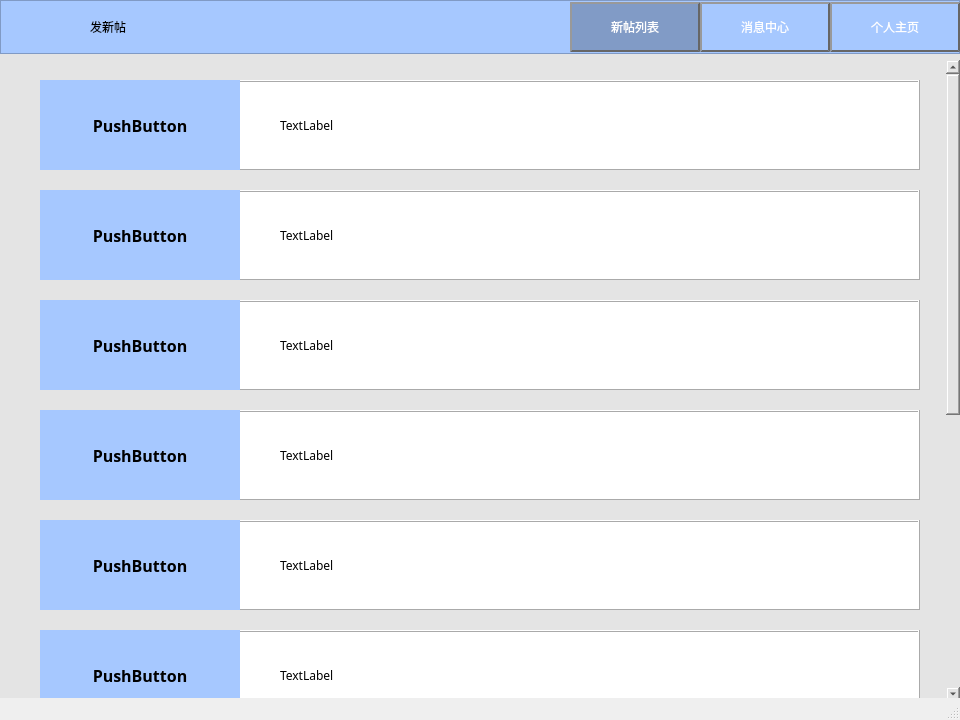
<?xml version="1.0" encoding="UTF-8"?>
<ui version="4.0">
 <class>NewPost</class>
 <widget class="QMainWindow" name="NewPost">
  <property name="geometry">
   <rect>
    <x>0</x>
    <y>0</y>
    <width>960</width>
    <height>720</height>
   </rect>
  </property>
  <property name="windowTitle">
   <string>MainWindow</string>
  </property>
  <widget class="QWidget" name="centralwidget">
   <property name="styleSheet">
    <string notr="true">background-color: rgb(228, 228, 228);</string>
   </property>
   <widget class="QScrollArea" name="scrollArea">
    <property name="geometry">
     <rect>
      <x>0</x>
      <y>60</y>
      <width>960</width>
      <height>641</height>
     </rect>
    </property>
    <property name="focusPolicy">
     <enum>Qt::NoFocus</enum>
    </property>
    <property name="frameShape">
     <enum>QFrame::NoFrame</enum>
    </property>
    <property name="verticalScrollBarPolicy">
     <enum>Qt::ScrollBarAsNeeded</enum>
    </property>
    <property name="widgetResizable">
     <bool>false</bool>
    </property>
    <widget class="QWidget" name="scrollAreaWidgetContents">
     <property name="geometry">
      <rect>
       <x>0</x>
       <y>0</y>
       <width>939</width>
       <height>1150</height>
      </rect>
     </property>
     <widget class="QFrame" name="frame_1">
      <property name="geometry">
       <rect>
        <x>40</x>
        <y>20</y>
        <width>880</width>
        <height>90</height>
       </rect>
      </property>
      <property name="styleSheet">
       <string notr="true">background-color: rgb(255, 255, 255);</string>
      </property>
      <property name="frameShape">
       <enum>QFrame::Box</enum>
      </property>
      <property name="frameShadow">
       <enum>QFrame::Raised</enum>
      </property>
      <widget class="QLabel" name="label_text_1">
       <property name="geometry">
        <rect>
         <x>240</x>
         <y>10</y>
         <width>465</width>
         <height>70</height>
        </rect>
       </property>
       <property name="font">
        <font>
         <family>微软雅黑</family>
        </font>
       </property>
       <property name="text">
        <string>TextLabel</string>
       </property>
      </widget>
      <widget class="QPushButton" name="pushButton_id_1">
       <property name="geometry">
        <rect>
         <x>0</x>
         <y>0</y>
         <width>200</width>
         <height>90</height>
        </rect>
       </property>
       <property name="font">
        <font>
         <family>微软雅黑</family>
         <pointsize>12</pointsize>
         <weight>75</weight>
         <bold>true</bold>
        </font>
       </property>
       <property name="focusPolicy">
        <enum>Qt::NoFocus</enum>
       </property>
       <property name="styleSheet">
        <string notr="true"/>
       </property>
       <property name="text">
        <string>PushButton</string>
       </property>
       <property name="default">
        <bool>false</bool>
       </property>
       <property name="flat">
        <bool>true</bool>
       </property>
      </widget>
      <widget class="QLabel" name="label_id_1">
       <property name="geometry">
        <rect>
         <x>0</x>
         <y>0</y>
         <width>200</width>
         <height>90</height>
        </rect>
       </property>
       <property name="font">
        <font>
         <family>微软雅黑</family>
         <pointsize>12</pointsize>
         <weight>75</weight>
         <bold>true</bold>
        </font>
       </property>
       <property name="styleSheet">
        <string notr="true">background-color: rgb(166, 200, 255);</string>
       </property>
       <property name="text">
        <string/>
       </property>
       <property name="alignment">
        <set>Qt::AlignCenter</set>
       </property>
      </widget>
      <zorder>label_id_1</zorder>
      <zorder>label_text_1</zorder>
      <zorder>pushButton_id_1</zorder>
     </widget>
     <widget class="QFrame" name="frame_2">
      <property name="geometry">
       <rect>
        <x>40</x>
        <y>130</y>
        <width>880</width>
        <height>90</height>
       </rect>
      </property>
      <property name="styleSheet">
       <string notr="true">background-color: rgb(255, 255, 255);</string>
      </property>
      <property name="frameShape">
       <enum>QFrame::Box</enum>
      </property>
      <property name="frameShadow">
       <enum>QFrame::Raised</enum>
      </property>
      <widget class="QLabel" name="label_text_2">
       <property name="geometry">
        <rect>
         <x>240</x>
         <y>10</y>
         <width>465</width>
         <height>70</height>
        </rect>
       </property>
       <property name="font">
        <font>
         <family>微软雅黑</family>
        </font>
       </property>
       <property name="text">
        <string>TextLabel</string>
       </property>
      </widget>
      <widget class="QLabel" name="label_id_2">
       <property name="geometry">
        <rect>
         <x>0</x>
         <y>0</y>
         <width>200</width>
         <height>90</height>
        </rect>
       </property>
       <property name="font">
        <font>
         <family>微软雅黑</family>
         <pointsize>12</pointsize>
         <weight>75</weight>
         <bold>true</bold>
        </font>
       </property>
       <property name="styleSheet">
        <string notr="true">background-color: rgb(166, 200, 255);</string>
       </property>
       <property name="text">
        <string/>
       </property>
       <property name="alignment">
        <set>Qt::AlignCenter</set>
       </property>
      </widget>
      <widget class="QPushButton" name="pushButton_id_2">
       <property name="geometry">
        <rect>
         <x>0</x>
         <y>0</y>
         <width>200</width>
         <height>90</height>
        </rect>
       </property>
       <property name="font">
        <font>
         <family>微软雅黑</family>
         <pointsize>12</pointsize>
         <weight>75</weight>
         <bold>true</bold>
        </font>
       </property>
       <property name="focusPolicy">
        <enum>Qt::NoFocus</enum>
       </property>
       <property name="styleSheet">
        <string notr="true"/>
       </property>
       <property name="text">
        <string>PushButton</string>
       </property>
       <property name="default">
        <bool>false</bool>
       </property>
       <property name="flat">
        <bool>true</bool>
       </property>
      </widget>
     </widget>
     <widget class="QFrame" name="frame_3">
      <property name="geometry">
       <rect>
        <x>40</x>
        <y>240</y>
        <width>880</width>
        <height>90</height>
       </rect>
      </property>
      <property name="styleSheet">
       <string notr="true">background-color: rgb(255, 255, 255);</string>
      </property>
      <property name="frameShape">
       <enum>QFrame::Box</enum>
      </property>
      <property name="frameShadow">
       <enum>QFrame::Raised</enum>
      </property>
      <widget class="QLabel" name="label_text_3">
       <property name="geometry">
        <rect>
         <x>240</x>
         <y>10</y>
         <width>465</width>
         <height>70</height>
        </rect>
       </property>
       <property name="font">
        <font>
         <family>微软雅黑</family>
        </font>
       </property>
       <property name="text">
        <string>TextLabel</string>
       </property>
      </widget>
      <widget class="QLabel" name="label_id_3">
       <property name="geometry">
        <rect>
         <x>0</x>
         <y>0</y>
         <width>200</width>
         <height>90</height>
        </rect>
       </property>
       <property name="font">
        <font>
         <family>微软雅黑</family>
         <pointsize>12</pointsize>
         <weight>75</weight>
         <bold>true</bold>
        </font>
       </property>
       <property name="styleSheet">
        <string notr="true">background-color: rgb(166, 200, 255);</string>
       </property>
       <property name="text">
        <string/>
       </property>
       <property name="alignment">
        <set>Qt::AlignCenter</set>
       </property>
      </widget>
      <widget class="QPushButton" name="pushButton_id_3">
       <property name="geometry">
        <rect>
         <x>0</x>
         <y>0</y>
         <width>200</width>
         <height>90</height>
        </rect>
       </property>
       <property name="font">
        <font>
         <family>微软雅黑</family>
         <pointsize>12</pointsize>
         <weight>75</weight>
         <bold>true</bold>
        </font>
       </property>
       <property name="focusPolicy">
        <enum>Qt::NoFocus</enum>
       </property>
       <property name="styleSheet">
        <string notr="true"/>
       </property>
       <property name="text">
        <string>PushButton</string>
       </property>
       <property name="default">
        <bool>false</bool>
       </property>
       <property name="flat">
        <bool>true</bool>
       </property>
      </widget>
     </widget>
     <widget class="QFrame" name="frame_4">
      <property name="geometry">
       <rect>
        <x>40</x>
        <y>350</y>
        <width>880</width>
        <height>90</height>
       </rect>
      </property>
      <property name="styleSheet">
       <string notr="true">background-color: rgb(255, 255, 255);</string>
      </property>
      <property name="frameShape">
       <enum>QFrame::Box</enum>
      </property>
      <property name="frameShadow">
       <enum>QFrame::Raised</enum>
      </property>
      <widget class="QLabel" name="label_text_4">
       <property name="geometry">
        <rect>
         <x>240</x>
         <y>10</y>
         <width>465</width>
         <height>70</height>
        </rect>
       </property>
       <property name="font">
        <font>
         <family>微软雅黑</family>
        </font>
       </property>
       <property name="text">
        <string>TextLabel</string>
       </property>
      </widget>
      <widget class="QLabel" name="label_id_4">
       <property name="geometry">
        <rect>
         <x>0</x>
         <y>0</y>
         <width>200</width>
         <height>90</height>
        </rect>
       </property>
       <property name="font">
        <font>
         <family>微软雅黑</family>
         <pointsize>12</pointsize>
         <weight>75</weight>
         <bold>true</bold>
        </font>
       </property>
       <property name="styleSheet">
        <string notr="true">background-color: rgb(166, 200, 255);</string>
       </property>
       <property name="text">
        <string/>
       </property>
       <property name="alignment">
        <set>Qt::AlignCenter</set>
       </property>
      </widget>
      <widget class="QPushButton" name="pushButton_id_4">
       <property name="geometry">
        <rect>
         <x>0</x>
         <y>0</y>
         <width>200</width>
         <height>90</height>
        </rect>
       </property>
       <property name="font">
        <font>
         <family>微软雅黑</family>
         <pointsize>12</pointsize>
         <weight>75</weight>
         <bold>true</bold>
        </font>
       </property>
       <property name="focusPolicy">
        <enum>Qt::NoFocus</enum>
       </property>
       <property name="styleSheet">
        <string notr="true"/>
       </property>
       <property name="text">
        <string>PushButton</string>
       </property>
       <property name="default">
        <bool>false</bool>
       </property>
       <property name="flat">
        <bool>true</bool>
       </property>
      </widget>
     </widget>
     <widget class="QFrame" name="frame_5">
      <property name="geometry">
       <rect>
        <x>40</x>
        <y>460</y>
        <width>880</width>
        <height>90</height>
       </rect>
      </property>
      <property name="styleSheet">
       <string notr="true">background-color: rgb(255, 255, 255);</string>
      </property>
      <property name="frameShape">
       <enum>QFrame::Box</enum>
      </property>
      <property name="frameShadow">
       <enum>QFrame::Raised</enum>
      </property>
      <widget class="QLabel" name="label_text_5">
       <property name="geometry">
        <rect>
         <x>240</x>
         <y>10</y>
         <width>465</width>
         <height>70</height>
        </rect>
       </property>
       <property name="font">
        <font>
         <family>微软雅黑</family>
        </font>
       </property>
       <property name="text">
        <string>TextLabel</string>
       </property>
      </widget>
      <widget class="QLabel" name="label_id_5">
       <property name="geometry">
        <rect>
         <x>0</x>
         <y>0</y>
         <width>200</width>
         <height>90</height>
        </rect>
       </property>
       <property name="font">
        <font>
         <family>微软雅黑</family>
         <pointsize>12</pointsize>
         <weight>75</weight>
         <bold>true</bold>
        </font>
       </property>
       <property name="styleSheet">
        <string notr="true">background-color: rgb(166, 200, 255);</string>
       </property>
       <property name="text">
        <string/>
       </property>
       <property name="alignment">
        <set>Qt::AlignCenter</set>
       </property>
      </widget>
      <widget class="QPushButton" name="pushButton_id_5">
       <property name="geometry">
        <rect>
         <x>0</x>
         <y>0</y>
         <width>200</width>
         <height>90</height>
        </rect>
       </property>
       <property name="font">
        <font>
         <family>微软雅黑</family>
         <pointsize>12</pointsize>
         <weight>75</weight>
         <bold>true</bold>
        </font>
       </property>
       <property name="focusPolicy">
        <enum>Qt::NoFocus</enum>
       </property>
       <property name="styleSheet">
        <string notr="true"/>
       </property>
       <property name="text">
        <string>PushButton</string>
       </property>
       <property name="default">
        <bool>false</bool>
       </property>
       <property name="flat">
        <bool>true</bool>
       </property>
      </widget>
     </widget>
     <widget class="QFrame" name="frame_6">
      <property name="geometry">
       <rect>
        <x>40</x>
        <y>570</y>
        <width>880</width>
        <height>90</height>
       </rect>
      </property>
      <property name="styleSheet">
       <string notr="true">background-color: rgb(255, 255, 255);</string>
      </property>
      <property name="frameShape">
       <enum>QFrame::Box</enum>
      </property>
      <property name="frameShadow">
       <enum>QFrame::Raised</enum>
      </property>
      <widget class="QLabel" name="label_text_6">
       <property name="geometry">
        <rect>
         <x>240</x>
         <y>10</y>
         <width>465</width>
         <height>70</height>
        </rect>
       </property>
       <property name="font">
        <font>
         <family>微软雅黑</family>
        </font>
       </property>
       <property name="text">
        <string>TextLabel</string>
       </property>
      </widget>
      <widget class="QLabel" name="label_id_6">
       <property name="geometry">
        <rect>
         <x>0</x>
         <y>0</y>
         <width>200</width>
         <height>90</height>
        </rect>
       </property>
       <property name="font">
        <font>
         <family>微软雅黑</family>
         <pointsize>12</pointsize>
         <weight>75</weight>
         <bold>true</bold>
        </font>
       </property>
       <property name="styleSheet">
        <string notr="true">background-color: rgb(166, 200, 255);</string>
       </property>
       <property name="text">
        <string/>
       </property>
       <property name="alignment">
        <set>Qt::AlignCenter</set>
       </property>
      </widget>
      <widget class="QPushButton" name="pushButton_id_6">
       <property name="geometry">
        <rect>
         <x>0</x>
         <y>0</y>
         <width>200</width>
         <height>90</height>
        </rect>
       </property>
       <property name="font">
        <font>
         <family>微软雅黑</family>
         <pointsize>12</pointsize>
         <weight>75</weight>
         <bold>true</bold>
        </font>
       </property>
       <property name="focusPolicy">
        <enum>Qt::NoFocus</enum>
       </property>
       <property name="styleSheet">
        <string notr="true"/>
       </property>
       <property name="text">
        <string>PushButton</string>
       </property>
       <property name="default">
        <bool>false</bool>
       </property>
       <property name="flat">
        <bool>true</bool>
       </property>
      </widget>
     </widget>
     <widget class="QFrame" name="frame_7">
      <property name="geometry">
       <rect>
        <x>40</x>
        <y>680</y>
        <width>880</width>
        <height>90</height>
       </rect>
      </property>
      <property name="styleSheet">
       <string notr="true">background-color: rgb(255, 255, 255);</string>
      </property>
      <property name="frameShape">
       <enum>QFrame::Box</enum>
      </property>
      <property name="frameShadow">
       <enum>QFrame::Raised</enum>
      </property>
      <widget class="QLabel" name="label_text_7">
       <property name="geometry">
        <rect>
         <x>240</x>
         <y>10</y>
         <width>465</width>
         <height>70</height>
        </rect>
       </property>
       <property name="font">
        <font>
         <family>微软雅黑</family>
        </font>
       </property>
       <property name="text">
        <string>TextLabel</string>
       </property>
      </widget>
      <widget class="QLabel" name="label_id_7">
       <property name="geometry">
        <rect>
         <x>0</x>
         <y>0</y>
         <width>200</width>
         <height>90</height>
        </rect>
       </property>
       <property name="font">
        <font>
         <family>微软雅黑</family>
         <pointsize>12</pointsize>
         <weight>75</weight>
         <bold>true</bold>
        </font>
       </property>
       <property name="styleSheet">
        <string notr="true">background-color: rgb(166, 200, 255);</string>
       </property>
       <property name="text">
        <string/>
       </property>
       <property name="alignment">
        <set>Qt::AlignCenter</set>
       </property>
      </widget>
      <widget class="QPushButton" name="pushButton_id_7">
       <property name="geometry">
        <rect>
         <x>0</x>
         <y>0</y>
         <width>200</width>
         <height>90</height>
        </rect>
       </property>
       <property name="font">
        <font>
         <family>微软雅黑</family>
         <pointsize>12</pointsize>
         <weight>75</weight>
         <bold>true</bold>
        </font>
       </property>
       <property name="focusPolicy">
        <enum>Qt::NoFocus</enum>
       </property>
       <property name="styleSheet">
        <string notr="true"/>
       </property>
       <property name="text">
        <string>PushButton</string>
       </property>
       <property name="default">
        <bool>false</bool>
       </property>
       <property name="flat">
        <bool>true</bool>
       </property>
      </widget>
     </widget>
     <widget class="QFrame" name="frame_8">
      <property name="geometry">
       <rect>
        <x>40</x>
        <y>790</y>
        <width>880</width>
        <height>90</height>
       </rect>
      </property>
      <property name="styleSheet">
       <string notr="true">background-color: rgb(255, 255, 255);</string>
      </property>
      <property name="frameShape">
       <enum>QFrame::Box</enum>
      </property>
      <property name="frameShadow">
       <enum>QFrame::Raised</enum>
      </property>
      <widget class="QLabel" name="label_text_8">
       <property name="geometry">
        <rect>
         <x>240</x>
         <y>10</y>
         <width>465</width>
         <height>70</height>
        </rect>
       </property>
       <property name="font">
        <font>
         <family>微软雅黑</family>
        </font>
       </property>
       <property name="text">
        <string>TextLabel</string>
       </property>
      </widget>
      <widget class="QLabel" name="label_id_8">
       <property name="geometry">
        <rect>
         <x>0</x>
         <y>0</y>
         <width>200</width>
         <height>90</height>
        </rect>
       </property>
       <property name="font">
        <font>
         <family>微软雅黑</family>
         <pointsize>12</pointsize>
         <weight>75</weight>
         <bold>true</bold>
        </font>
       </property>
       <property name="styleSheet">
        <string notr="true">background-color: rgb(166, 200, 255);</string>
       </property>
       <property name="text">
        <string/>
       </property>
       <property name="alignment">
        <set>Qt::AlignCenter</set>
       </property>
      </widget>
      <widget class="QPushButton" name="pushButton_id_8">
       <property name="geometry">
        <rect>
         <x>0</x>
         <y>0</y>
         <width>200</width>
         <height>90</height>
        </rect>
       </property>
       <property name="font">
        <font>
         <family>微软雅黑</family>
         <pointsize>12</pointsize>
         <weight>75</weight>
         <bold>true</bold>
        </font>
       </property>
       <property name="focusPolicy">
        <enum>Qt::NoFocus</enum>
       </property>
       <property name="styleSheet">
        <string notr="true"/>
       </property>
       <property name="text">
        <string>PushButton</string>
       </property>
       <property name="default">
        <bool>false</bool>
       </property>
       <property name="flat">
        <bool>true</bool>
       </property>
      </widget>
     </widget>
     <widget class="QFrame" name="frame_9">
      <property name="geometry">
       <rect>
        <x>40</x>
        <y>900</y>
        <width>880</width>
        <height>90</height>
       </rect>
      </property>
      <property name="styleSheet">
       <string notr="true">background-color: rgb(255, 255, 255);</string>
      </property>
      <property name="frameShape">
       <enum>QFrame::Box</enum>
      </property>
      <property name="frameShadow">
       <enum>QFrame::Raised</enum>
      </property>
      <widget class="QLabel" name="label_text_11">
       <property name="geometry">
        <rect>
         <x>240</x>
         <y>10</y>
         <width>465</width>
         <height>70</height>
        </rect>
       </property>
       <property name="font">
        <font>
         <family>微软雅黑</family>
        </font>
       </property>
       <property name="text">
        <string>TextLabel</string>
       </property>
      </widget>
      <widget class="QLabel" name="label_id_9">
       <property name="geometry">
        <rect>
         <x>0</x>
         <y>0</y>
         <width>200</width>
         <height>90</height>
        </rect>
       </property>
       <property name="font">
        <font>
         <family>微软雅黑</family>
         <pointsize>12</pointsize>
         <weight>75</weight>
         <bold>true</bold>
        </font>
       </property>
       <property name="styleSheet">
        <string notr="true">background-color: rgb(166, 200, 255);</string>
       </property>
       <property name="text">
        <string/>
       </property>
       <property name="alignment">
        <set>Qt::AlignCenter</set>
       </property>
      </widget>
      <widget class="QPushButton" name="pushButton_id_9">
       <property name="geometry">
        <rect>
         <x>0</x>
         <y>0</y>
         <width>200</width>
         <height>90</height>
        </rect>
       </property>
       <property name="font">
        <font>
         <family>微软雅黑</family>
         <pointsize>12</pointsize>
         <weight>75</weight>
         <bold>true</bold>
        </font>
       </property>
       <property name="focusPolicy">
        <enum>Qt::NoFocus</enum>
       </property>
       <property name="styleSheet">
        <string notr="true"/>
       </property>
       <property name="text">
        <string>PushButton</string>
       </property>
       <property name="default">
        <bool>false</bool>
       </property>
       <property name="flat">
        <bool>true</bool>
       </property>
      </widget>
     </widget>
     <widget class="QFrame" name="frame_10">
      <property name="geometry">
       <rect>
        <x>40</x>
        <y>1010</y>
        <width>880</width>
        <height>90</height>
       </rect>
      </property>
      <property name="styleSheet">
       <string notr="true">background-color: rgb(255, 255, 255);</string>
      </property>
      <property name="frameShape">
       <enum>QFrame::Box</enum>
      </property>
      <property name="frameShadow">
       <enum>QFrame::Raised</enum>
      </property>
      <widget class="QLabel" name="label_text_10">
       <property name="geometry">
        <rect>
         <x>240</x>
         <y>10</y>
         <width>465</width>
         <height>70</height>
        </rect>
       </property>
       <property name="font">
        <font>
         <family>微软雅黑</family>
        </font>
       </property>
       <property name="text">
        <string>TextLabel</string>
       </property>
      </widget>
      <widget class="QLabel" name="label_id_10">
       <property name="geometry">
        <rect>
         <x>0</x>
         <y>0</y>
         <width>200</width>
         <height>90</height>
        </rect>
       </property>
       <property name="font">
        <font>
         <family>微软雅黑</family>
         <pointsize>12</pointsize>
         <weight>75</weight>
         <bold>true</bold>
        </font>
       </property>
       <property name="styleSheet">
        <string notr="true">background-color: rgb(166, 200, 255);</string>
       </property>
       <property name="text">
        <string/>
       </property>
       <property name="alignment">
        <set>Qt::AlignCenter</set>
       </property>
      </widget>
      <widget class="QPushButton" name="pushButton_id_10">
       <property name="geometry">
        <rect>
         <x>0</x>
         <y>0</y>
         <width>200</width>
         <height>90</height>
        </rect>
       </property>
       <property name="font">
        <font>
         <family>微软雅黑</family>
         <pointsize>12</pointsize>
         <weight>75</weight>
         <bold>true</bold>
        </font>
       </property>
       <property name="focusPolicy">
        <enum>Qt::NoFocus</enum>
       </property>
       <property name="styleSheet">
        <string notr="true"/>
       </property>
       <property name="text">
        <string>PushButton</string>
       </property>
       <property name="default">
        <bool>false</bool>
       </property>
       <property name="flat">
        <bool>true</bool>
       </property>
      </widget>
     </widget>
    </widget>
   </widget>
   <widget class="QFrame" name="frame">
    <property name="geometry">
     <rect>
      <x>0</x>
      <y>0</y>
      <width>960</width>
      <height>54</height>
     </rect>
    </property>
    <property name="styleSheet">
     <string notr="true">background-color: rgb(166, 200, 255);</string>
    </property>
    <property name="frameShape">
     <enum>QFrame::StyledPanel</enum>
    </property>
    <property name="frameShadow">
     <enum>QFrame::Raised</enum>
    </property>
    <widget class="QPushButton" name="pushButton_homepage">
     <property name="geometry">
      <rect>
       <x>830</x>
       <y>2</y>
       <width>130</width>
       <height>50</height>
      </rect>
     </property>
     <property name="font">
      <font>
       <family>微软雅黑</family>
      </font>
     </property>
     <property name="styleSheet">
      <string notr="true">border:2px outset rgb(102, 102, 102);
color: rgb(255, 255, 255);
background-color: rgb(166, 200, 255);</string>
     </property>
     <property name="text">
      <string>个人主页</string>
     </property>
     <property name="flat">
      <bool>false</bool>
     </property>
    </widget>
    <widget class="QPushButton" name="pushButton_newpost">
     <property name="geometry">
      <rect>
       <x>570</x>
       <y>2</y>
       <width>130</width>
       <height>50</height>
      </rect>
     </property>
     <property name="font">
      <font>
       <family>微软雅黑</family>
      </font>
     </property>
     <property name="styleSheet">
      <string notr="true">border:2px outset rgb(102, 102, 102);
background-color: rgb(129, 155, 198);
color: rgb(255, 255, 255);</string>
     </property>
     <property name="text">
      <string>新帖列表</string>
     </property>
     <property name="checkable">
      <bool>false</bool>
     </property>
     <property name="autoDefault">
      <bool>true</bool>
     </property>
     <property name="default">
      <bool>true</bool>
     </property>
     <property name="flat">
      <bool>false</bool>
     </property>
    </widget>
    <widget class="QPushButton" name="pushButton_msgcenter">
     <property name="geometry">
      <rect>
       <x>700</x>
       <y>2</y>
       <width>130</width>
       <height>50</height>
      </rect>
     </property>
     <property name="font">
      <font>
       <family>微软雅黑</family>
      </font>
     </property>
     <property name="styleSheet">
      <string notr="true">border:2px outset rgb(102, 102, 102);
color: rgb(255, 255, 255);
background-color: rgb(166, 200, 255);</string>
     </property>
     <property name="text">
      <string>消息中心</string>
     </property>
     <property name="flat">
      <bool>false</bool>
     </property>
    </widget>
    <widget class="QLabel" name="label">
     <property name="geometry">
      <rect>
       <x>90</x>
       <y>2</y>
       <width>108</width>
       <height>50</height>
      </rect>
     </property>
     <property name="font">
      <font>
       <family>微软雅黑</family>
      </font>
     </property>
     <property name="text">
      <string>发新帖</string>
     </property>
    </widget>
    <widget class="QPushButton" name="pushButton">
     <property name="geometry">
      <rect>
       <x>30</x>
       <y>5</y>
       <width>50</width>
       <height>50</height>
      </rect>
     </property>
     <property name="text">
      <string/>
     </property>
     <property name="icon">
      <iconset resource="../image.qrc">
       <normaloff>:/prefix/images/post_symbol.png</normaloff>:/prefix/images/post_symbol.png</iconset>
     </property>
     <property name="iconSize">
      <size>
       <width>40</width>
       <height>40</height>
      </size>
     </property>
     <property name="flat">
      <bool>true</bool>
     </property>
    </widget>
   </widget>
   <zorder>frame</zorder>
   <zorder>scrollArea</zorder>
  </widget>
  <widget class="QStatusBar" name="statusbar"/>
 </widget>
 <resources>
  <include location="../image.qrc"/>
 </resources>
 <connections/>
</ui>
